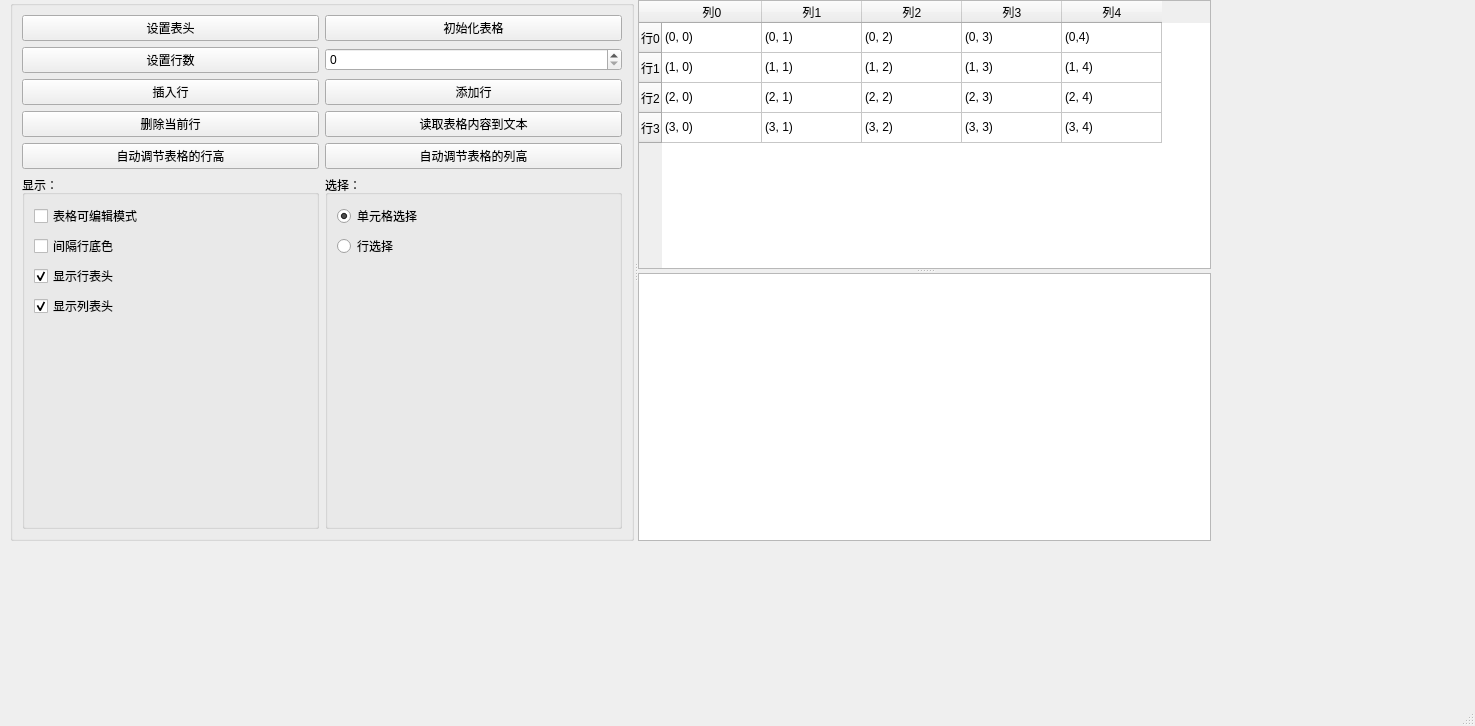
<?xml version="1.0" encoding="UTF-8"?>
<ui version="4.0">
 <class>ExQTableWidget</class>
 <widget class="QMainWindow" name="ExQTableWidget">
  <property name="geometry">
   <rect>
    <x>0</x>
    <y>0</y>
    <width>1475</width>
    <height>726</height>
   </rect>
  </property>
  <property name="windowTitle">
   <string>MainWindow</string>
  </property>
  <widget class="QWidget" name="centralwidget">
   <widget class="QSplitter" name="splitter_2">
    <property name="geometry">
     <rect>
      <x>10</x>
      <y>0</y>
      <width>1201</width>
      <height>541</height>
     </rect>
    </property>
    <property name="orientation">
     <enum>Qt::Horizontal</enum>
    </property>
    <widget class="QGroupBox" name="groupBox">
     <property name="title">
      <string/>
     </property>
     <layout class="QGridLayout" name="gridLayout">
      <item row="3" column="0">
       <widget class="QPushButton" name="btnDelRow">
        <property name="text">
         <string>删除当前行</string>
        </property>
       </widget>
      </item>
      <item row="4" column="0">
       <widget class="QPushButton" name="btnAutoHeight">
        <property name="text">
         <string>自动调节表格的行高</string>
        </property>
       </widget>
      </item>
      <item row="1" column="0">
       <widget class="QPushButton" name="btnSetRow">
        <property name="text">
         <string>设置行数</string>
        </property>
       </widget>
      </item>
      <item row="0" column="0">
       <widget class="QPushButton" name="btnSetHeader">
        <property name="text">
         <string>设置表头</string>
        </property>
       </widget>
      </item>
      <item row="3" column="2">
       <widget class="QPushButton" name="btnReadToEdit">
        <property name="text">
         <string>读取表格内容到文本</string>
        </property>
       </widget>
      </item>
      <item row="2" column="2">
       <widget class="QPushButton" name="btnAddRow">
        <property name="text">
         <string>添加行</string>
        </property>
       </widget>
      </item>
      <item row="2" column="0">
       <widget class="QPushButton" name="btnInsertRow">
        <property name="text">
         <string>插入行</string>
        </property>
       </widget>
      </item>
      <item row="0" column="2">
       <widget class="QPushButton" name="btnInitTable">
        <property name="text">
         <string>初始化表格</string>
        </property>
       </widget>
      </item>
      <item row="1" column="2">
       <widget class="QSpinBox" name="spinBoxRow"/>
      </item>
      <item row="4" column="2">
       <widget class="QPushButton" name="btnAutoWidth">
        <property name="text">
         <string>自动调节表格的列高</string>
        </property>
       </widget>
      </item>
      <item row="5" column="0">
       <widget class="QGroupBox" name="groupBox_2">
        <property name="title">
         <string>显示：</string>
        </property>
        <layout class="QVBoxLayout" name="verticalLayout">
         <item>
          <widget class="QCheckBox" name="chkBoxHeadEdit">
           <property name="text">
            <string>表格可编辑模式</string>
           </property>
          </widget>
         </item>
         <item>
          <widget class="QCheckBox" name="chkBoxRowColor">
           <property name="text">
            <string>间隔行底色</string>
           </property>
          </widget>
         </item>
         <item>
          <widget class="QCheckBox" name="chkBoxHeadRow">
           <property name="text">
            <string>显示行表头</string>
           </property>
           <property name="checked">
            <bool>true</bool>
           </property>
          </widget>
         </item>
         <item>
          <widget class="QCheckBox" name="chkBoxHeadCol">
           <property name="text">
            <string>显示列表头</string>
           </property>
           <property name="checked">
            <bool>true</bool>
           </property>
          </widget>
         </item>
         <item>
          <spacer name="verticalSpacer">
           <property name="orientation">
            <enum>Qt::Vertical</enum>
           </property>
           <property name="sizeHint" stdset="0">
            <size>
             <width>20</width>
             <height>40</height>
            </size>
           </property>
          </spacer>
         </item>
        </layout>
       </widget>
      </item>
      <item row="5" column="2">
       <widget class="QGroupBox" name="groupBox_3">
        <property name="title">
         <string>选择：</string>
        </property>
        <layout class="QVBoxLayout" name="verticalLayout_2">
         <item>
          <widget class="QRadioButton" name="radioBtnSelectItem">
           <property name="text">
            <string>单元格选择</string>
           </property>
           <property name="checked">
            <bool>true</bool>
           </property>
          </widget>
         </item>
         <item>
          <widget class="QRadioButton" name="radioBtnSelectRow">
           <property name="text">
            <string>行选择</string>
           </property>
          </widget>
         </item>
         <item>
          <spacer name="verticalSpacer_2">
           <property name="orientation">
            <enum>Qt::Vertical</enum>
           </property>
           <property name="sizeHint" stdset="0">
            <size>
             <width>20</width>
             <height>40</height>
            </size>
           </property>
          </spacer>
         </item>
        </layout>
       </widget>
      </item>
     </layout>
    </widget>
    <widget class="QSplitter" name="splitter">
     <property name="orientation">
      <enum>Qt::Vertical</enum>
     </property>
     <widget class="QTableWidget" name="tableWidget">
      <row>
       <property name="text">
        <string>行0</string>
       </property>
      </row>
      <row>
       <property name="text">
        <string>行1</string>
       </property>
      </row>
      <row>
       <property name="text">
        <string>行2</string>
       </property>
      </row>
      <row>
       <property name="text">
        <string>行3</string>
       </property>
      </row>
      <column>
       <property name="text">
        <string>列0</string>
       </property>
      </column>
      <column>
       <property name="text">
        <string>列1</string>
       </property>
      </column>
      <column>
       <property name="text">
        <string>列2</string>
       </property>
      </column>
      <column>
       <property name="text">
        <string>列3</string>
       </property>
      </column>
      <column>
       <property name="text">
        <string>列4</string>
       </property>
      </column>
      <item row="0" column="0">
       <property name="text">
        <string>(0, 0)</string>
       </property>
      </item>
      <item row="0" column="1">
       <property name="text">
        <string>(0, 1)</string>
       </property>
      </item>
      <item row="0" column="2">
       <property name="text">
        <string>(0, 2)</string>
       </property>
      </item>
      <item row="0" column="3">
       <property name="text">
        <string>(0, 3)</string>
       </property>
      </item>
      <item row="0" column="4">
       <property name="text">
        <string>(0,4)</string>
       </property>
      </item>
      <item row="1" column="0">
       <property name="text">
        <string>(1, 0)</string>
       </property>
      </item>
      <item row="1" column="1">
       <property name="text">
        <string>(1, 1)</string>
       </property>
      </item>
      <item row="1" column="2">
       <property name="text">
        <string>(1, 2)</string>
       </property>
      </item>
      <item row="1" column="3">
       <property name="text">
        <string>(1, 3)</string>
       </property>
      </item>
      <item row="1" column="4">
       <property name="text">
        <string>(1, 4)</string>
       </property>
      </item>
      <item row="2" column="0">
       <property name="text">
        <string>(2, 0)</string>
       </property>
      </item>
      <item row="2" column="1">
       <property name="text">
        <string>(2, 1)</string>
       </property>
      </item>
      <item row="2" column="2">
       <property name="text">
        <string>(2, 2)</string>
       </property>
      </item>
      <item row="2" column="3">
       <property name="text">
        <string>(2, 3)</string>
       </property>
      </item>
      <item row="2" column="4">
       <property name="text">
        <string>(2, 4)</string>
       </property>
      </item>
      <item row="3" column="0">
       <property name="text">
        <string>(3, 0)</string>
       </property>
      </item>
      <item row="3" column="1">
       <property name="text">
        <string>(3, 1)</string>
       </property>
      </item>
      <item row="3" column="2">
       <property name="text">
        <string>(3, 2)</string>
       </property>
      </item>
      <item row="3" column="3">
       <property name="text">
        <string>(3, 3)</string>
       </property>
      </item>
      <item row="3" column="4">
       <property name="text">
        <string>(3, 4)</string>
       </property>
      </item>
     </widget>
     <widget class="QPlainTextEdit" name="plainTextEdit"/>
    </widget>
   </widget>
  </widget>
  <widget class="QMenuBar" name="menubar">
   <property name="geometry">
    <rect>
     <x>0</x>
     <y>0</y>
     <width>1475</width>
     <height>22</height>
    </rect>
   </property>
  </widget>
  <widget class="QStatusBar" name="statusbar"/>
 </widget>
 <resources/>
 <connections/>
</ui>
